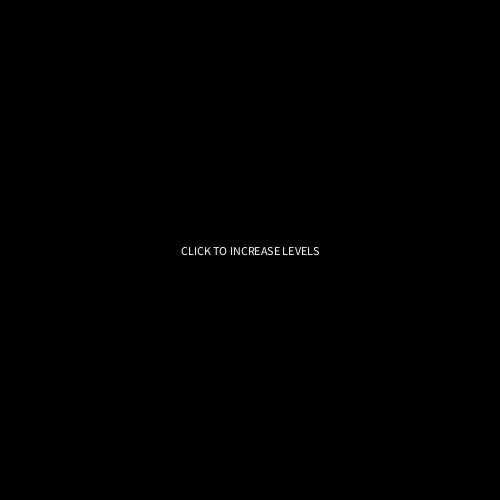
Frame 1 (no input)
Frame 2 (the mouse pressed at the canvas centre, redrawn once): identical to frame 1, image omitted

The Processing sketch that drew this single still picture (run headless with seeded random() and noise(); the mouse was pressed at the canvas centre and the sketch redrawn once):

// Processing sketch: repeatingPattern2
// ── repeatingPattern2.pde
//source: 
//https://www.openprocessing.org/sketch/31592#

int level = 0;
boolean firstClick = false;
boolean rev = true;

void setup(){
  size(500, 500);
  background(0);
  noStroke();
  smooth();
  noLoop();
  
}

void draw(){
  if(firstClick == false){
    background(0);
    fill(255);
    textAlign(CENTER, CENTER);
    text("CLICK TO INCREASE LEVELS", width/2,height/2);
  }
  else pattern(250, 250, 500, level);
}

void pattern(float x, float y, int radius, int level){
  float colour = 200 * level/8.0;
  fill(colour, 100);
  ellipse(x, y, radius*2, radius*2);
  ellipse(x, y, radius*2, radius*2);
  
  if(level > 1){
    level--;
    pattern(x - radius/2, y - radius/2, radius/2, level);
    pattern(x - radius/2, y + radius/2, radius/2, level);
    pattern(x + radius/2, y - radius/2, radius/2, level);
    pattern(x + radius/2, y + radius/2, radius/2, level);
  }
}


void mouseClicked(){
  if (firstClick == false) {
    firstClick = true;
  }
  if (rev == false){ 
    level--;
  }
  if (rev == true){
    level++;
  }
  if (level >= 8){
    rev = false;
    level--;
  }
  if (level <= 0){
    rev = true;
    level++;
  } 
  redraw();  
}
